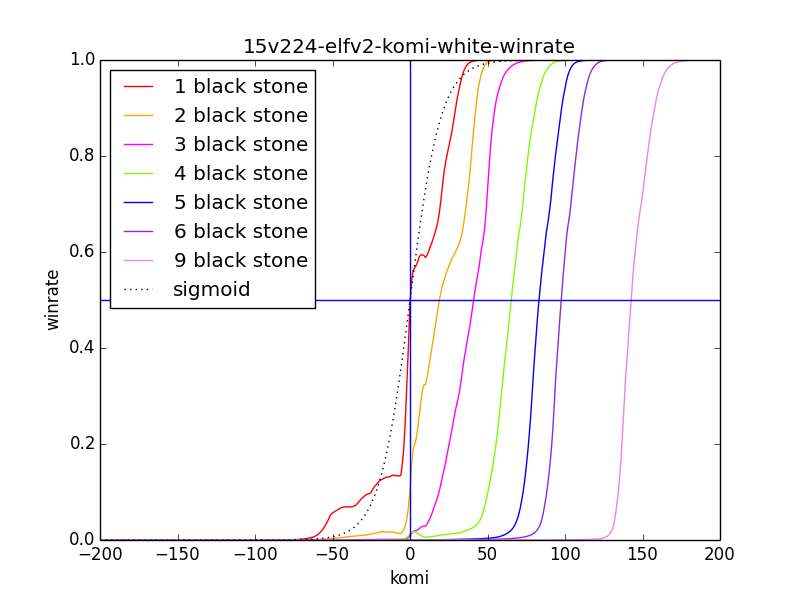
#> input picture draw/15v224-elfv2.png, 800 x 600 px
$ python -i peak.py   (imports and definitions only)
#> lines starting #> are read from the running program, lines starting #| are printed output that depends on the picture
import json
import numpy as np
import matplotlib.pyplot as plt
from scipy.interpolate import make_interp_spline
from scipy import signal

def prepare(data):
    data = data[1:-1].split(',')
    xs, ys = [], []
    for i in data:
        if 'x:' in i:
            x = i.strip().split(' ')[1]
            y = i.strip().split(' ')[3]
            xs.append(float(x) * 100 + 100)
            ys.append(float(y) * 100)
    return np.asarray(xs), np.asarray(ys)

def extrema(x, yvals):
    print('Extreme max x:', x[signal.argrelextrema(yvals, np.greater)[0]])
    print('Extreme min x:', x[signal.argrelextrema(yvals, np.less)[0]])

    plt.plot(x[signal.argrelextrema(yvals, np.greater)[0]], yvals[signal.argrelextrema(yvals, np.greater)], 'o', markersize=10) #极大值点
    plt.plot(x[signal.argrelextrema(yvals, np.less)[0]], yvals[signal.argrelextrema(yvals, np.less)],'+', markersize=10) #极小值点

def polyder(yvals):
    yyyd = np.polyder(yvals, 1) # 1表示一阶导
    print('grad=0:', yyyd)

flag = {
    '1': 'resultDataSmallWave',
    '2': 'resultDataReady',
    '3': 'resultDataTest',
    '4': 'resultDataNextWave',
    '5': 'resultDataSmall'
    }

# [3 lines not run here, left out]

# 最小二乘法计算拟合多项式系数
# [1 line that did not run here, left out]
# yvals = np.polyval(z, x)
# [1 line that did not run here, left out]
# [1 line that did not run here, left out]

# [5 lines not run here, left out]

>>> import cv2
>>> picture = cv2.imread('../draw/15v224-elfv2.png', cv2.IMREAD_GRAYSCALE)
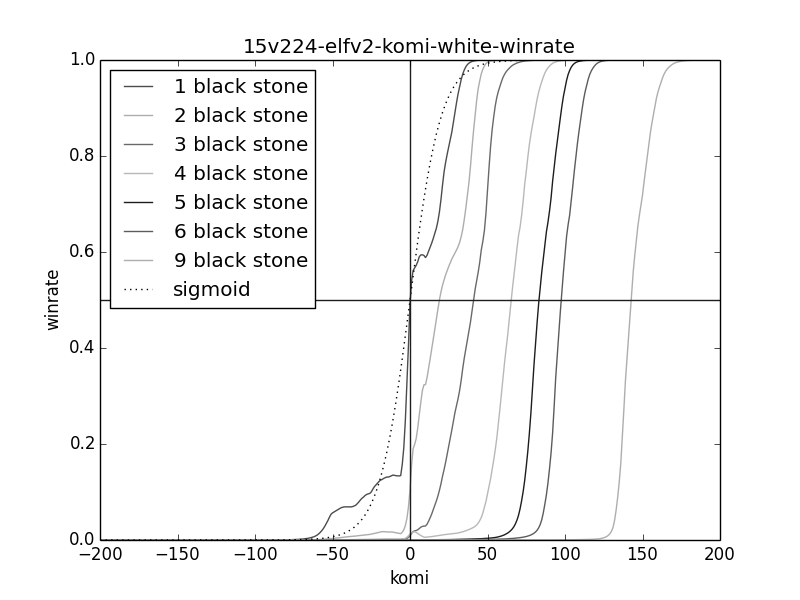
#> picture: shape (600, 800); min 0, max 255, mean 246.6
#> (the run stopped early here; a loop or call above may not have finished)
